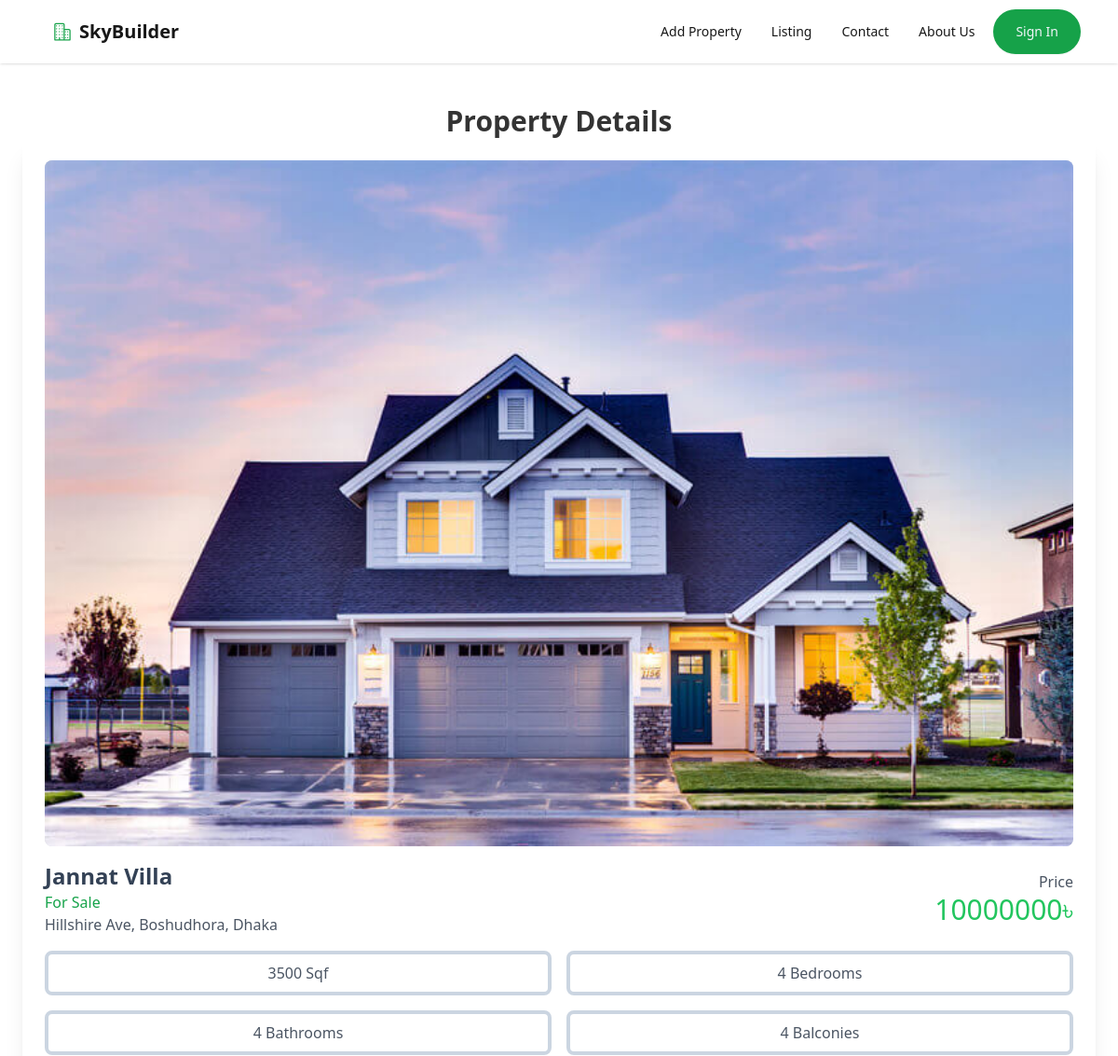
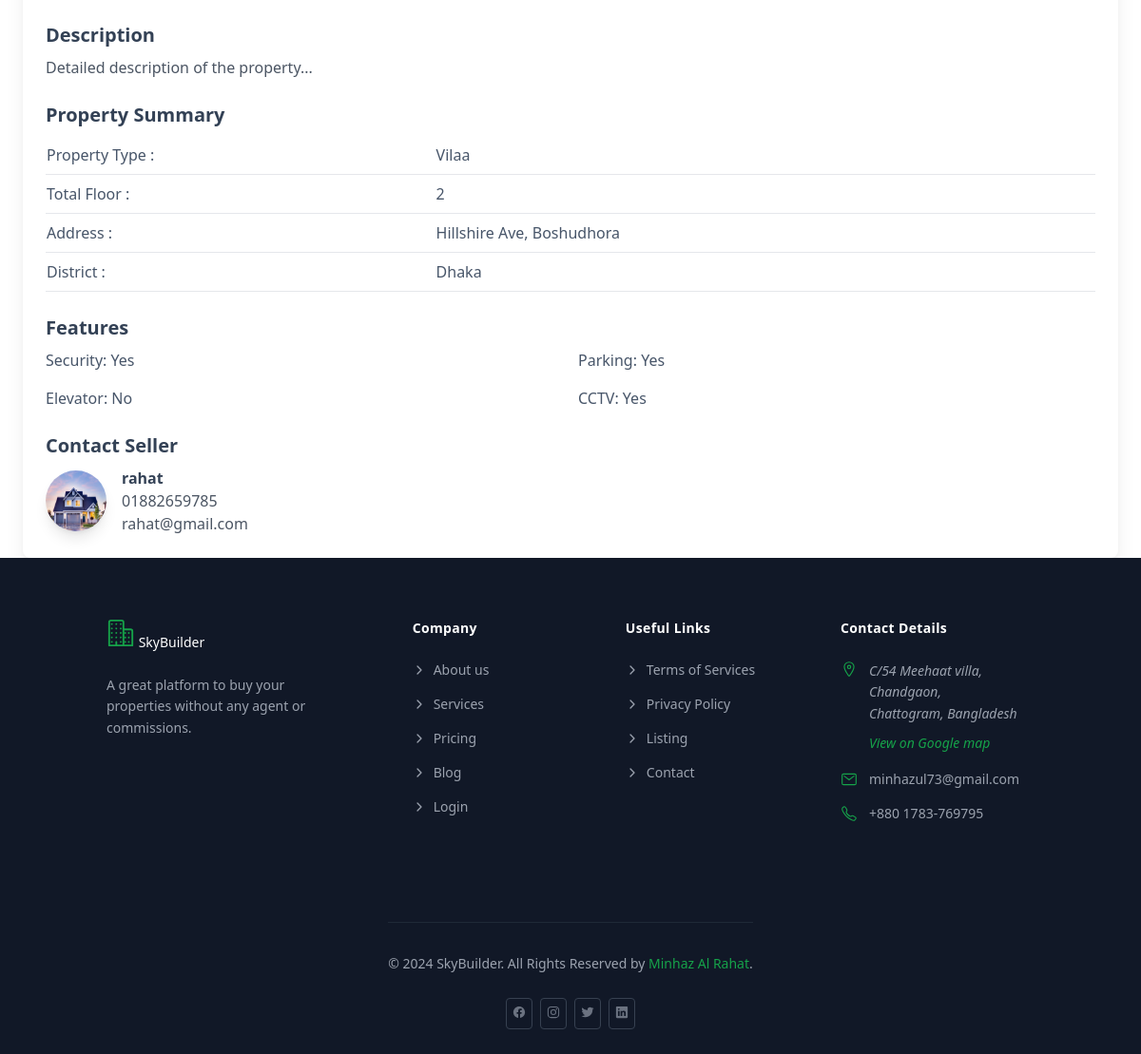
The app's page /property_details.php?property_id=9 with its own data (2 pictures, top to bottom).
### tables this page shows
CREATE TABLE `properties` (
  `property_id` int(11) NOT NULL,
  `title` varchar(255) NOT NULL,
  `property_description` text DEFAULT NULL,
  `property_type` varchar(255) DEFAULT NULL,
  `bedroom` int(11) DEFAULT NULL,
  `bathroom` int(11) DEFAULT NULL,
  `balcony` int(11) DEFAULT NULL,
  `total_floor` int(11) DEFAULT NULL,
  `area_size` int(11) DEFAULT NULL,
  `address` varchar(255) DEFAULT NULL,
  `district` varchar(100) DEFAULT NULL,
  `price` decimal(11,0) DEFAULT NULL,
  `parking` tinyint(1) DEFAULT NULL,
  `cctv` tinyint(1) DEFAULT NULL,
  `security` tinyint(1) DEFAULT NULL,
  `elevator` tinyint(1) DEFAULT NULL,
  `property_image` varchar(255) DEFAULT NULL,
  `user_id` int(11) DEFAULT NULL,
  `created_at` timestamp NOT NULL DEFAULT current_timestamp(),
  `updated_at` timestamp NOT NULL DEFAULT current_timestamp() ON UPDATE current_timestamp()
);

CREATE TABLE `users` (
  `user_id` int(11) NOT NULL,
  `name` varchar(50) NOT NULL,
  `password` varchar(255) NOT NULL,
  `email` varchar(100) NOT NULL,
  `phone` varchar(40) NOT NULL,
  `role` enum('user','admin') DEFAULT 'user',
  `created_at` timestamp NOT NULL DEFAULT current_timestamp()
);

### property_details.php (the view, shortened to what this page needs)
<?php
include("config/config.php");
?>
<!DOCTYPE html>
<html lang="en">
<head>
    <script src="https://cdn.tailwindcss.com"></script>
    <link href="https://cdn.jsdelivr.net/npm/daisyui@4.11.1/dist/full.min.css" rel="stylesheet" type="text/css" />
    <link rel="stylesheet" href="main.css">
</head>
<body>
    <?php include 'includes/header.php'; ?>
    <div class="pt-28 bg-white text-center">
        <h2 class="h2 section-title text-3xl font-bold  text-black/80">Property Details</h2>
    </div>
    <div class=" bg-white">
        <?php
        $property_id = $_REQUEST['property_id'];
        $query = mysqli_query($conn, "SELECT properties.*, users.* FROM `properties`,`users` WHERE properties.user_id=users.user_id and property_id='$property_id'");
        while ($row = mysqli_fetch_array($query)) { ?>
            <div class="max-w-6xl mx-auto bg-white p-6 shadow-xl rounded-lg">
                <div class="w-full h-full bg-gray-300 rounded-lg overflow-hidden">
                    <img src="assets/images/<?php echo $row['property_image']; ?>" alt="<?php echo $row['property_image']; ?>" class="w-full h-full object-cover">
                </div>
                <div class="mt-4 flex justify-between items-center">
                    <div>
                        <h1 class="text-2xl text-slate-700 font-bold"><?php echo $row['title']; ?></h1>
                        <p class="text-green-600">For Sale</p>
                        <p class="text-gray-600"><?php echo "{$row['address']}, {$row['district']}"; ?></p>
                    </div>
                    <div>
                        <p class="text-end text-gray-600">Price</p>
                        <p class="text-3xl text-green-500"><?php echo $row['price']; ?>৳</p>
                    </div>
                </div>
                <div class="mt-4 grid grid-cols-2 gap-4 text-center">
                    <div class="border-4 border-slate-300 rounded-lg text-gray-600 p-2"><?php echo $row['area_size']; ?> Sqf</div>
                    <div class="border-4 border-slate-300 rounded-lg text-gray-600 p-2"><?php echo $row['bedroom']; ?> Bedrooms</div>
                    <div class="border-4 border-slate-300 rounded-lg text-gray-600 p-2"><?php echo $row['bathroom']; ?> Bathrooms</div>
                    <div class="border-4 border-slate-300 rounded-lg text-gray-600 p-2"><?php echo $row['balcony']; ?> Balconies</div>
                </div>
                <div class="mt-6">
                    <h2 class="text-xl text-slate-700 font-bold">Description</h2>
                    <p class="text-gray-600 mt-2">Detailed description of the property...</p>
                </div>
                <div class="mt-6">
                    <h2 class="text-xl text-slate-700 font-bold">Property Summary</h2>
                    <table class="w-full mt-2 text-slate-600 text-left">
                        <tbody>
                            <tr class="border-b">
                                <td class="py-2">Property Type :</td>
                                <td><?php echo $row['property_type']; ?></td>
                            </tr>
                            <tr class="border-b">
                                <td class="py-2">Total Floor :</td>
                                <td><?php echo $row['total_floor']; ?></td>
                            </tr>
                            <tr class="border-b">
                                <td class="py-2">Address :</td>
                                <td><?php echo $row['address']; ?></td>
                            </tr>
                            <tr class="border-b">
                                <td class="py-2">District :</td>
                                <td><?php echo $row['district']; ?></td>
                            </tr>
                        </tbody>
                    </table>
                </div>
                <div class="mt-6">
                    <h2 class="text-xl text-slate-700 font-bold">Features</h2>
                    <div class="grid grid-cols-2 gap-4 text-slate-600 mt-2">
                        <div>Security: <?php if($row['security']) echo "Yes"; else echo "No"; ?></div>
                        <div>Parking: <?php if($row['parking']) echo "Yes"; else echo "No"; ?></div>
                        <div>Elevator: <?php if($row['elevator']) echo "Yes"; else echo "No"; ?></div>
                        <div>CCTV: <?php if($row['cctv']) echo "Yes"; else echo "No"; ?></div>
                    </div>
                </div>
                <div class="mt-6">
                    <h2 class="text-xl text-slate-700 font-bold">Contact Seller</h2>
                    <div class="flex items-center mt-2">
                        <img src="assets/images/property-1.jpg" alt="Seller Image" class="w-16 h-16 rounded-full shadow-lg">
                        <div class="ml-4 text-slate-700">
                            <p class="font-bold"><?php echo $row['name']; ?></p>
                            <p class="text-gray-600"><?php echo $row['phone']; ?></p>
                            <p class="text-gray-600"><?php echo $row['email']; ?></p>
                        </div>
                    </div>
                </div>
            </div>
        <?php } ?>
    </div>
    <?php include 'includes/footer.php'; ?>
</body>
</html>

### records on screen
properties: property_image (picture), title "Jannat Villa", address "Hillshire Ave, Boshudhora", district "Dhaka", price "10000000", area_size "3500", bedroom "4", bathroom "4", balcony "4", property_type "Vilaa", total_floor "2", security "Yes", parking "Yes", elevator "No", cctv "Yes", user.name "rahat", user.phone "01882659785", user.email "rahat@gmail.com"
